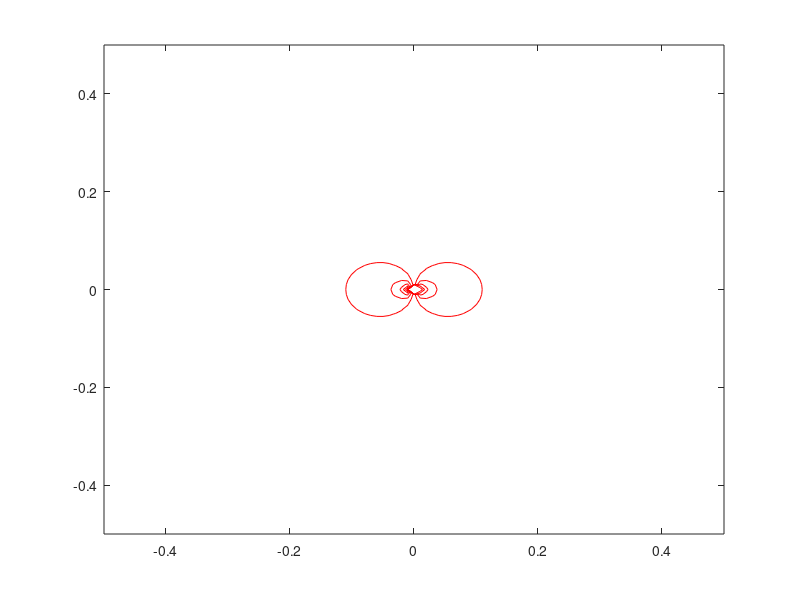

This chart was generated by the following MATLAB code: (Note: this script raises an error after producing the figure.)
close all; clear all;

h = 0.01;   % grid spacing
xmax = 0.5;
ymax = 0.5;

% define a mesh for the domain on which to plot
[x,y] = meshgrid(-xmax:h:xmax,-ymax:h:ymax);

% parameters of the example flow
mu = 1; % strength of the doublet

% in Cartesian coordinates
phi = mu*x./(x.^2+y.^2);  % doublet's potential, phi(x,y)
psi = -mu*y./(x.^2+y.^2); % doublet's streamfunction, psi(x,y)

% or, in polar coordinates, but we need to first define (r,th) in terms of (x,y);
% when we call contour, we always send it x,y, but we can evaluate phi,psi using r,th
%% note: atan2(y,x) computes arctangent(y/x) taking into account the
%% signs of x and y. this is important for the problems on the PSet. if you
%% use atan(y/x), you might get funny results due to the 'branch cut' of atan.
r = sqrt(x.^2 + y.^2);
th = atan2(y,x);
phi = mu*cos(th)./r;  % doublet's potential, phi(r,th)
psi = -mu*sin(th)./r; % doublet's streamfunction, psi(r,th)

vr = -mu*cos(th)./(r.^2);
vth = -mu*sin(th)./(r.^2);
%% IMPORTANT: transform velocities to Cartesian for streamslice
%% (it will accept anything you give it, but your plot won't make sense)
vx = vr.*cos(th) - vth.*sin(th);
vy = vr.*sin(th) + vth.*cos(th);

% OR instead of polar vr, vth from class, you could also compute
% vx, vy from phi(x,y), which requires no transformation of velocity
vx = mu*1./(x.^2+y.^2) - mu*x./((x.^2+y.^2).^2).*(2*x);
vy = - mu*x./((x.^2+y.^2).^2).*(2*y);

%%%%%%%%%%%%%%%%%%%%%%%%%%%%%%%%%%%%%%%%%%%%%%%%%%%%%%%%%%%%%%%%%%
figure(1);

% contours of equal phi, i.e., equipotential lines
% -10:10 specifies the values of phi
contour(x,y,phi,-10:10,'r-',LineWidth=1);

hold on; % don't erase plot on next plot command

% streamlines with velocity field arrows computed by numerically
% integrating the governing equation of streamlines, dy/dx = v/u
sl = streamslice(x,y,vx,vy,3);
sl.set(LineWidth=1);

axis tight;
axis equal;
xlabel('$x$','FontSize',14,'Interpreter',"latex");
ylabel('$y$','FontSize',14,'Interpreter',"latex");
title('equipotential and stream lines for ideal flow due to doublet','FontSize',10);

%%%%%%%%%%%%%%%%%%%%%%%%%%%%%%%%%%%%%%%%%%%%%%%%%%%%%%%%%%%%%%%%%%

figure(2);

% just velocity field arrows but not as nice as streamslice
% using an arrow scaling factor (4th argument)
% also, take only every 4th point, so there's not too many arrows
quiver(x(1:4:end,1:4:end),y(1:4:end,1:4:end), ...
       vx(1:4:end,1:4:end),vy(1:4:end,1:4:end),5);

axis tight;
axis equal;
xlabel('$x$','FontSize',14,'Interpreter',"latex");
ylabel('$y$','FontSize',14,'Interpreter',"latex");
title('velocity field of ideal flow due to doublet','FontSize',10);
